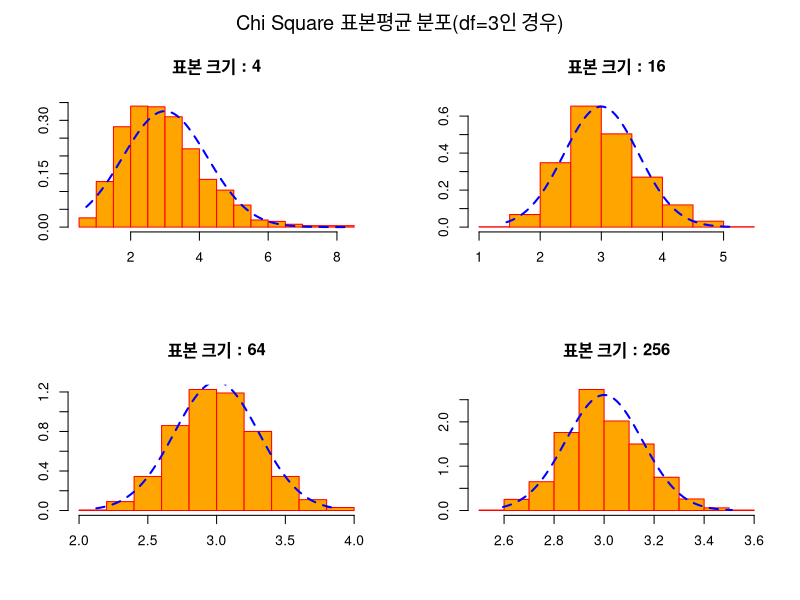
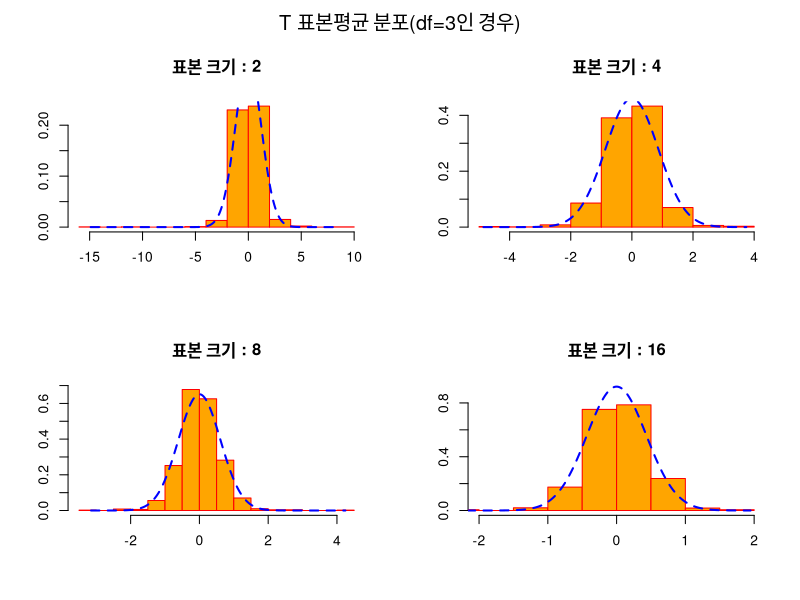
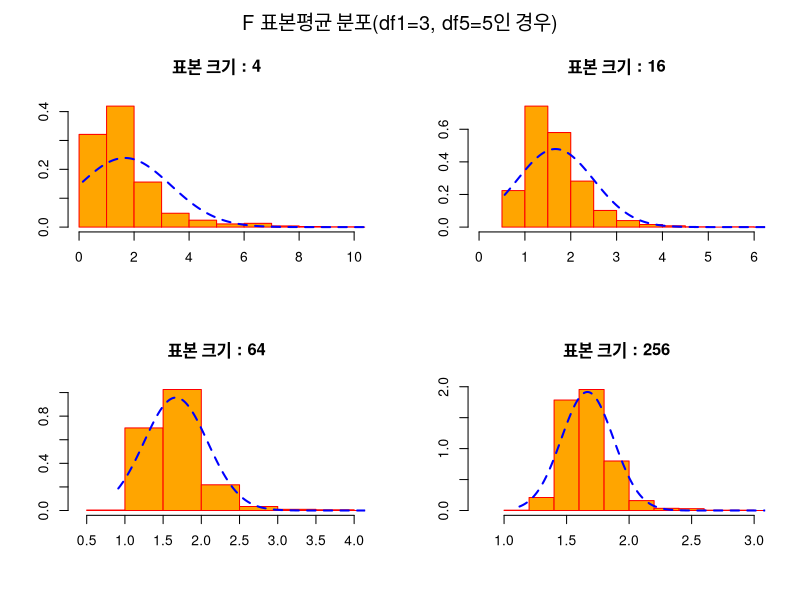

Generate these figures, in order, with R:
## ---- chunk 1
n <- 1000
df <- 3
ch.4.mean <- rep(NA, n)
ch.16.mean <- rep(NA, n)
ch.64.mean <- rep(NA, n)
ch.256.mean <- rep(NA, n)

for(i in 1:n) {
  ch.4.mean[i] <- mean(rchisq(4, df=df))
  ch.16.mean[i] <- mean(rchisq(16, df=df))
  ch.64.mean[i] <- mean(rchisq(64, df=df))
  ch.256.mean[i] <- mean(rchisq(256, df=df))
}

m <- df
s <- sqrt(2 * df)

par(mfrow=c(2,2), oma = c(0, 0, 2, 0))

hist(ch.4.mean, prob=T, main="표본 크기 : 4", 
     ylab="", xlab="", col="orange", border="red")
x2 <- seq(min(ch.4.mean), max(ch.4.mean), length=1000)
y2 <- dnorm(x=x2, mean=m, sd=s/sqrt(4))
lines(x2, y2, lty=2, lwd=2, col="blue")

hist(ch.16.mean, prob=T, main="표본 크기 : 16", 
     ylab="", xlab="", col="orange", border="red")
x3 <- seq(min(ch.16.mean), max(ch.16.mean), length=1000)
y3 <- dnorm(x=x3, mean=m, sd=s/sqrt(16))
lines(x3, y3, lty=2, lwd=2, col="blue")

hist(ch.64.mean, prob=T, main="표본 크기 : 64", 
     ylab="", xlab="", col="orange", border="red")
x4 <- seq(min(ch.64.mean), max(ch.64.mean), length=1000)
y4 <- dnorm(x=x4, mean=m, sd=s/sqrt(64))
lines(x4, y4, lty=2, lwd=2, col="blue")

hist(ch.256.mean, prob=T, main="표본 크기 : 256", 
     ylab="", xlab="", col="orange", border="red")
x1 <- seq(min(ch.256.mean), max(ch.256.mean), length=1000)
y1 <- dnorm(x=x1, mean=m, sd=s/sqrt(256))
lines(x1, y1, lty=2, lwd=2, col="blue")

mtext("Chi Square 표본평균 분포(df=3인 경우)", outer = TRUE, cex = 1.2)
## ---- chunk 2
n <- 1000
df <- 3
t.2.mean <- rep(NA, n)
t.4.mean <- rep(NA, n)
t.8.mean <- rep(NA, n)
t.16.mean <- rep(NA, n)

for(i in 1:n) {
  t.2.mean[i] <- mean(rt(2, df=df))
  t.4.mean[i] <- mean(rt(4, df=df))
  t.8.mean[i] <- mean(rt(8, df=df))
  t.16.mean[i] <- mean(rt(16, df=df))
}

m <- 0
s <- sqrt(df / (df - 2))

par(mfrow=c(2,2), oma = c(0, 0, 2, 0))
hist(t.2.mean, prob=T, main="표본 크기 : 2", 
     ylab="", xlab="", col="orange", border="red")
x1 <- seq(min(t.2.mean), max(t.2.mean), length=1000)
y1 <- dnorm(x=x1, mean=m, sd=s/sqrt(2))
lines(x1, y1, lty=2, lwd=2, col="blue")

hist(t.4.mean, prob=T, main="표본 크기 : 4", 
     ylab="", xlab="", col="orange", border="red")
x2 <- seq(min(t.4.mean), max(t.4.mean), length=1000)
y2 <- dnorm(x=x2, mean=m, sd=s/sqrt(4))
lines(x2, y2, lty=2, lwd=2, col="blue")

hist(t.8.mean, prob=T, main="표본 크기 : 8", 
     ylab="", xlab="", col="orange", border="red")
x3 <- seq(min(t.8.mean), max(t.8.mean), length=1000)
y3 <- dnorm(x=x3, mean=m, sd=s/sqrt(8))
lines(x3, y3, lty=2, lwd=2, col="blue")

hist(t.16.mean, prob=T, main="표본 크기 : 16", 
     xlim=c(-2,2), ylim=c(0,0.9), 
     ylab="", xlab="", col="orange", border="red")
x4 <- seq(min(t.16.mean), max(t.16.mean), length=1000)
y4 <- dnorm(x=x4, mean=m, sd=s/sqrt(16))
lines(x4, y4, lty=2, lwd=2, col="blue")

mtext("T 표본평균 분포(df=3인 경우)", outer = TRUE, cex = 1.2)

## ---- chunk 3

n <- 1000
df1 <- 3; df2 <- 5
f.4.mean <- rep(NA, n)
f.16.mean <- rep(NA, n)
f.64.mean <- rep(NA, n)
f.256.mean <- rep(NA, n)

for(i in 1:n) {
  f.4.mean[i] <- mean(rf(4, df1=df1, df2=df2))
  f.16.mean[i] <- mean(rf(16, df1=df1, df2=df2))
  f.64.mean[i] <- mean(rf(64, df1=df1, df2=df2))
  f.256.mean[i] <- mean(rf(256, df1=df1, df2=df2))
}

options(digits=4)
c(mean(f.4.mean), sd(f.4.mean))
c(mean(f.16.mean), sd(f.16.mean))
c(mean(f.64.mean), sd(f.64.mean))
c(mean(f.256.mean), sd(f.256.mean))

m <- df2 / (df2 - 2)
s <- sqrt(2 * df2^2 * (df1+df2-2) /(df1 * (df2-2)^2 * (df2-4)))

par(mfrow=c(2,2), oma = c(0, 0, 2, 0))
hist(f.4.mean, prob=T, main="표본 크기 : 4", 
     xlim=c(0,10),
     ylab="", xlab="", col="orange", border="red")
x1 <- seq(min(f.4.mean), max(f.4.mean), length=1000)
y1 <- dnorm(x=x1, mean=m, sd=s/sqrt(4))
lines(x1, y1, lty=2, lwd=2, col="blue")

hist(f.16.mean, prob=T, main="표본 크기 : 16", 
     xlim=c(0,6),
     ylab="", xlab="", col="orange", border="red")
x2 <- seq(min(f.16.mean), max(f.16.mean), length=1000)
y2 <- dnorm(x=x2, mean=m, sd=s/sqrt(16))
lines(x2, y2, lty=2, lwd=2, col="blue")

hist(f.64.mean, prob=T, main="표본 크기 : 64", 
     xlim=c(0.4,4),
     ylab="", xlab="", col="orange", border="red")
x3 <- seq(min(f.64.mean), max(f.64.mean), length=1000)
y3 <- dnorm(x=x3, mean=m, sd=s/sqrt(64))
lines(x3, y3, lty=2, lwd=2, col="blue")

hist(f.256.mean, prob=T, main="표본 크기 : 256", 
     xlim=c(0.8,3),
     ylab="", xlab="", col="orange", border="red")
x4 <- seq(min(f.256.mean), max(f.256.mean), length=1000)
y4 <- dnorm(x=x4, mean=m, sd=s/sqrt(256))
lines(x4, y4, lty=2, lwd=2, col="blue")

mtext("F 표본평균 분포(df1=3, df5=5인 경우)", outer = TRUE, cex = 1.2)
